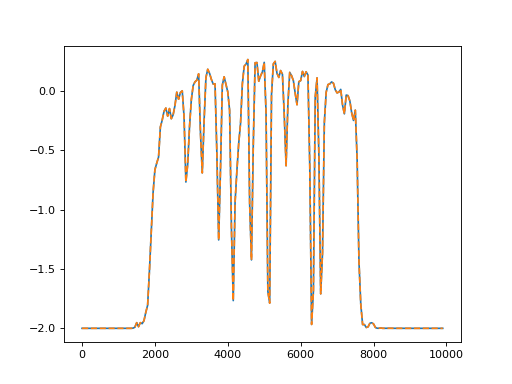

Generate this figure with Python:
fig, ax = plt.subplots()

ax.plot(css.s, css['eta'][-1, :])
ax.plot(pss.s, pss['eta'], '--')

plt.show()
